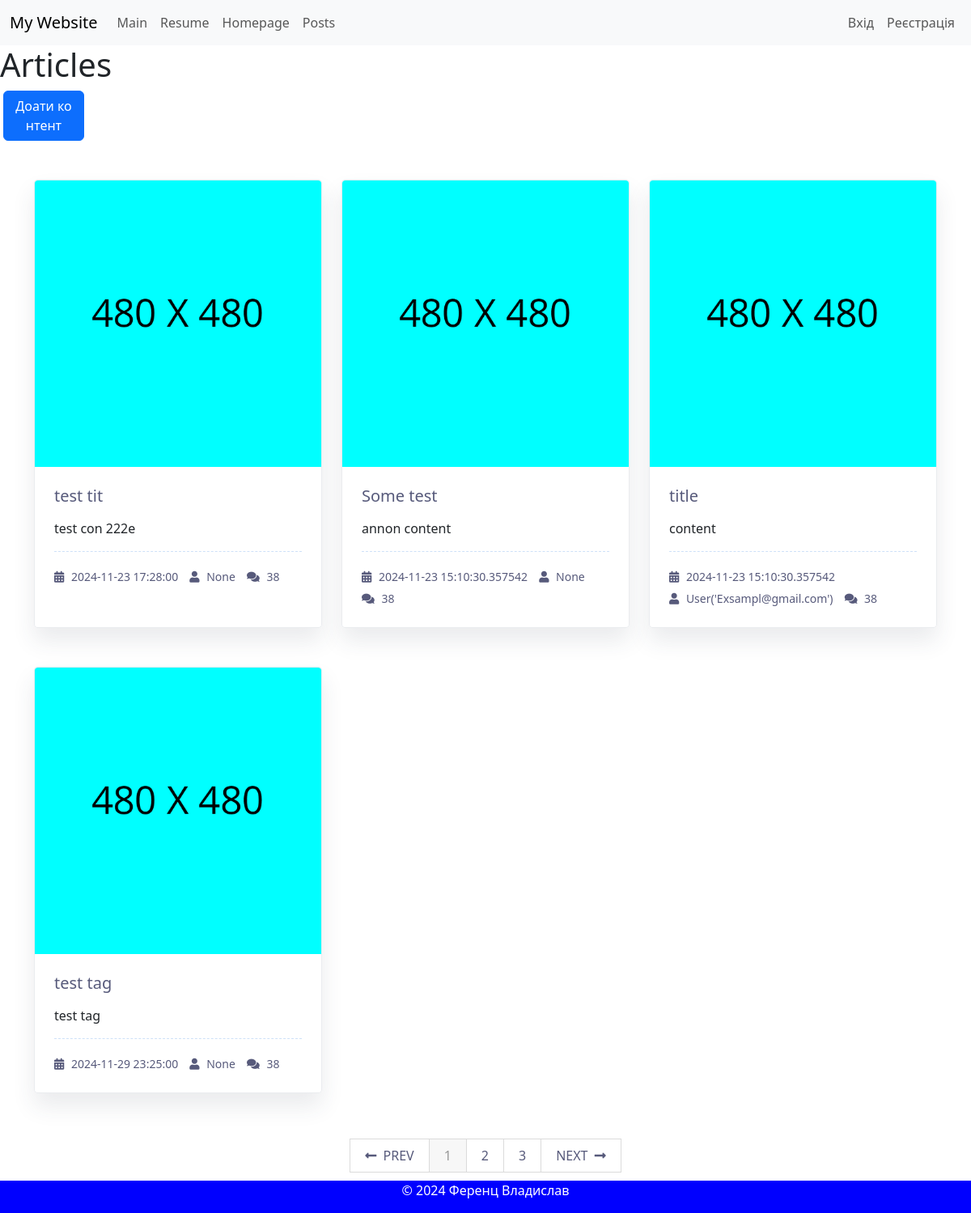
Page /post/ on the committed database.
### app/posts/models.py (models this page shows, shortened)
class Post(db.Model):
    __tablename__='posts'
    id = db.Column(db.Integer, primary_key=True)
    title=db.Column(db.String(100), nullable=False)
    content=db.Column(db.Text, nullable=False)
    category=db.Column(db.String(100), nullable=False)
    user_id = db.Column(db.Integer, db.ForeignKey('user.id'), nullable=True)
    author=db.relationship('User',backref=backref("posts",lazy="dynamic"),lazy="joined")
    is_active = db.Column(db.Boolean, default=True)
    date=db.Column(db.DateTime, default=dt.now())
    tags = db.relationship('Tag', secondary=post_tags, back_populates='posts')

### app/user/models.py (models this page shows)
class User(db.Model, UserMixin):
    __tablename__ ='user'
    id = db.Column(db.Integer, primary_key=True)
    username = db.Column(db.String(20), nullable=False)
    email = db.Column(db.String(120), nullable=False)
    password = db.Column(db.String(60), nullable=False)
    img_file = db.Column(db.String(20), nullable=True, default="Default.png")
    about_me = db.Column(db.Text, nullable=True, default="")
    last_seen = db.Column(db.DateTime, default=dt.now())
    def __repr__(self):
        return f"User('{self.email}')"

### app/posts/views.py (the view)
@post_bp.route('/')
def get_posts():
    stmt= db.select(Post).order_by(Post.id)
    posts = db.session.scalars(stmt).all()
    return render_template("post.html", posts=posts)

### app/posts/templates/post.html (shortened to what this page needs)
{%extends 'base.html'%}
{% block content%}
<h1>Articles</h1>
<div class="d-grid gap-2 col-1 mx-1">
    <a href="{{url_for('.add_post')}}" class="btn btn-primary">Доати контент</a>
</div>
<div class="container">
    <div class="row mt-n5">
    {% for post in posts %}
            <div class="col-md-6 col-lg-4 mt-5 wow fadeInUp" data-wow-delay=".2s" style="visibility: visible; animation-delay: 0.2s; animation-name: fadeInUp;">
                <div class="blog-grid">
                    <div class="blog-grid-img position-relative"><img alt="img" src={{url_for(".static",filename="images/Default.png")}}></div>
                    <div class="blog-grid-text p-4">
                        <h3 class="h5 mb-3"><a href="{{url_for('.get_detail_posts', id=post.id)}}">{{post.title}}</a></h3>
                        <p class="display-30">{{post.content|truncate(15)}}</p>
                        <div class="meta meta-style2">
                            <ul>
                                <li><a href="#!"><i class="fas fa-calendar-alt"></i> {{post.date}}</a></li>
                                <li><a href="#!"><i class="fas fa-user"></i> {{post.author}}</a></li>
                                <li><a class="disabled" disabled><i class="fas fa-comments"></i> 38</a></li>
                            </ul>
                        </div>
                    </div>
                </div>
            </div>
    {% endfor %}
    </div>
    <div class="row mt-6 wow fadeInUp" data-wow-delay=".6s" style="visibility: visible; animation-delay: 0.6s; animation-name: fadeInUp;">
        <div class="col-12">
            <div class="pagination text-small text-uppercase text-extra-dark-gray">
                <ul>
                    <li><a href="#!"><i class="fas fa-long-arrow-alt-left me-1 d-none d-sm-inline-block"></i> Prev</a></li>
                    <li class="active"><a href="#!">1</a></li>
                    <li><a href="">2</a></li>
                    <li><a href="#!">3</a></li>
                    <li><a href="#!">Next <i class="fas fa-long-arrow-alt-right ms-1 d-none d-sm-inline-block"></i></a></li>
                </ul>
            </div>
        </div>
    </div>
</div>
{% endblock %}

### app/templates/base.html (shortened to what this page needs)
<!DOCTYPE html>
<html lang="en">
<head>
    <link href="https://cdn.jsdelivr.net/npm/bootstrap@5.3.3/dist/css/bootstrap.min.css" rel="stylesheet">
    <link rel="stylesheet" href="https://cdnjs.cloudflare.com/ajax/libs/font-awesome/5.13.1/css/all.min.css" />
    <link rel="stylesheet" href="{{ url_for('static', filename='css/style.css') }}">
</head>
<body class="{{ color_scheme }}-scheme">
    <header>
        {% include 'header.html' %}
    </header>
        {% block content %}
        {% endblock %}
    <footer>
        {% include 'footer.html' %}
    </footer>
</body>
</html>

### app/templates/header.html (shortened to what this page needs)
<nav class="navbar navbar-expand-lg navbar-light bg-light">
    <div class="container-fluid">
      <a class="navbar-brand" href="../">My Website</a>
      <div class="collapse navbar-collapse" id="navbarNav">
        <ul class="navbar-nav me-auto">
          <li class="nav-item">
            <a class="nav-link" href="../">Main</a>
          </li>
          <li class="nav-item">
            <a class="nav-link" href="../resume">Resume</a>
          </li>
          <li class="nav-item">
            <a class="nav-link" href="../homepage">Homepage</a>
          </li>
          <li class="nav-item">
            <a class="nav-link" href="../post">Posts</a>
          </li>
        </ul>
        <ul class="navbar-nav">
          {% if current_user.is_authenticated %}
            <li class="nav-item">
              <a class="nav-link" href="{{ url_for('user.get_profile') }}">Мій профіль</a>
            </li>
            <li class="nav-item">
              <a class="nav-link" href="{{ url_for('user.logout') }}">Вихід</a>
            </li>
          {% else %}
            <li class="nav-item">
              <a class="nav-link" href="{{ url_for('user.login') }}">Вхід</a>
            </li>
            <li class="nav-item">
              <a class="nav-link" href="{{ url_for('user.register') }}">Реєстрація</a>
            </li>
          {% endif %}
        </ul>
      </div>
    </div>
  </nav>

### app/templates/footer.html
<p>&copy; 2024 Ференц Владислав</p>

### app/static/css/style.css (style rules this page uses)
body { display: flex; flex-direction: column; padding-bottom: 50px; word-break: break-all; }
footer { position: fixed; bottom: 0; width: 100%; background-color: blue; color: white; text-align: center; z-index: 1000; }
.blog-grid { position: relative; box-shadow: 0 1rem 1.75rem 0 rgba(45, 55, 75, 0.1); height: 100%; border: 0.0625rem solid rgba(220, 224, 229, 0.6); border-radius: 0.25rem; transition: all .2s ease-in-out; height: 100% }
.blog-grid img { width: 100%; border-top-left-radius: 0.25rem; border-top-right-radius: 0.25rem }
.blog-grid-text { position: relative }
.blog-grid-text .meta-style2 { border-top: 1px dashed #cee1f8; padding-top: 15px }
.blog-grid-text .meta-style2 ul li { margin-bottom: 0; font-weight: 500 }
.blog-grid-text .meta-style2 ul li:last-child { margin-right: 0 }
.blog-grid-text ul { margin: 0; padding: 0 }
.blog-grid-text ul li { display: inline-block; font-size: 14px; font-weight: 500; margin: 5px 10px 5px 0 }
.blog-grid-text ul li:last-child { margin-right: 0 }
.blog-grid-text ul li i { font-size: 14px; font-weight: 600; margin-right: 5px }
.blog-grid-text p { font-weight: 400; padding: 0 }
.blog-grid-text .meta-style2 { border-top: 1px dashed #cee1f8 !important; padding-top: 15px }
a, a:active, a:focus { color: #575a7b; text-decoration: none; transition-timing-function: ease-in-out; -ms-transition-timing-function: ease-in-out; -moz-transition-timing-function: ease-in-out; -webkit-transition-timing-function: ease-in-out; -o-transition-timing-function: ease-in-out; transition-duration: .2s; -ms-transition-duration: .2s; -moz-transition-duration: .2s; -webkit-transition-duration: .2s; -o-transition-duration: .2s; }
.pagination { border-radius: 0; padding: 0; margin: 0 }
.pagination ul { display: inline-block; margin: 0 auto; padding: 0 }
.pagination li { display: inline }
.pagination a { float: left; padding: 0 18px; line-height: 40px; text-decoration: none; border: 1px solid #dbdbdb; border-left-width: 0; background: #fff }
.pagination .active a { background-color: #f7f7f7; color: #999; cursor: default }
.pagination li:first-child a { border-left-width: 1px }
.mt-6, .my-6 { margin-top: 3.5rem; }

### rows in the picture
Post: title "test tit", content "test con 222e", date "2024-11-23 17:28:00", author "None"
Post: title "Some test", content "annon content", date "2024-11-23 15:10:30.357542", author "None"
Post: title "title", content "content", date "2024-11-23 15:10:30.357542", author "User('Exsampl@gmail.com')"
Post: title "test tag", content "test tag", date "2024-11-29 23:25:00", author "None"
